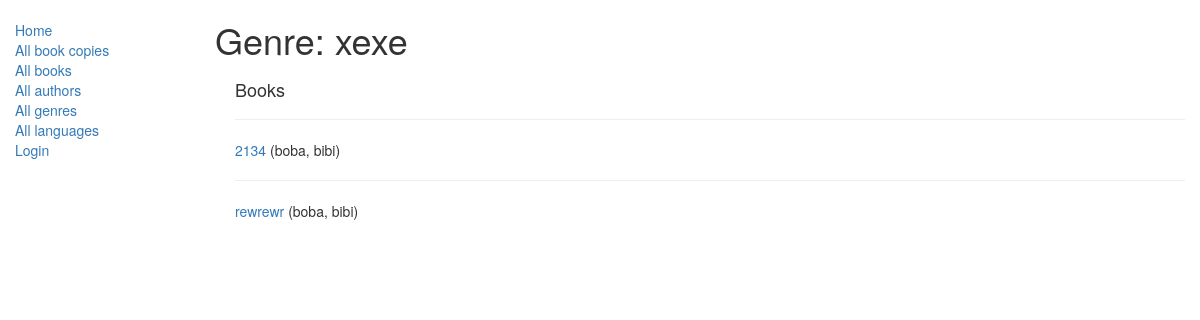
/catalog/genre/2, run on the app's committed database.
### catalog/models.py (models this page shows, shortened)
class Genre(models.Model):
    name = models.CharField(max_length=200, help_text="Enter a book genre (e.g. Science Fiction, French Poetry etc.)")

class Book(models.Model):
    def display_genre(self):
        return ', '.join([genre.name for genre in self.genre.all()[:3]])
    display_genre.short_description = 'Genre'
    title = models.CharField(max_length=200)
    author = models.ForeignKey('Author', on_delete=models.SET_NULL, null=True)
    summary = models.TextField(max_length=1000, help_text="Enter a brief description of the book")
    isbn = models.CharField('ISBN', max_length=13,
                            help_text='13 Character <a href="https://www.isbn-international.org/content/what-isbn">ISBN number</a>')
    genre = models.ManyToManyField(Genre, help_text="Select a genre for this book")
    def get_absolute_url(self):
        return reverse('book-detail', args=[str(self.id)])

class Author(models.Model):
    first_name = models.CharField(max_length=100)
    last_name = models.CharField(max_length=100)
    date_of_birth = models.DateField(null=True, blank=True)
    date_of_death = models.DateField('Died', null=True, blank=True)
    def __str__(self):
        return '%s, %s' % (self.last_name, self.first_name)

### catalog/views.py (the view)
# urls.py: path('genre/<int:pk>', views.GenreDetailView.as_view(), name='genre-detail'),
class GenreDetailView(generic.DetailView):
    model = Genre

### catalog/templates/catalog/genre_detail.html
{% extends "base_generic.html" %}
{% block content %}
  <h1>Genre: {{ genre.name }}</h1>
  <div style="margin-left:20px;margin-top:20px">
    <h4>Books</h4>
    {% for book in genre.book_set.all %}
      <hr>
      <p><a href="{{ book.get_absolute_url }}">{{ book.title }}</a> ({{ book.author }})</p>
    {% empty %}
      <p>No books in this genre.</p>
    {% endfor %}
  </div>
{% endblock %}

### data on the page
Genre: name "xexe"
Book: title "2134", author "boba, bibi"
Book: title "rewrewr", author "boba, bibi"
